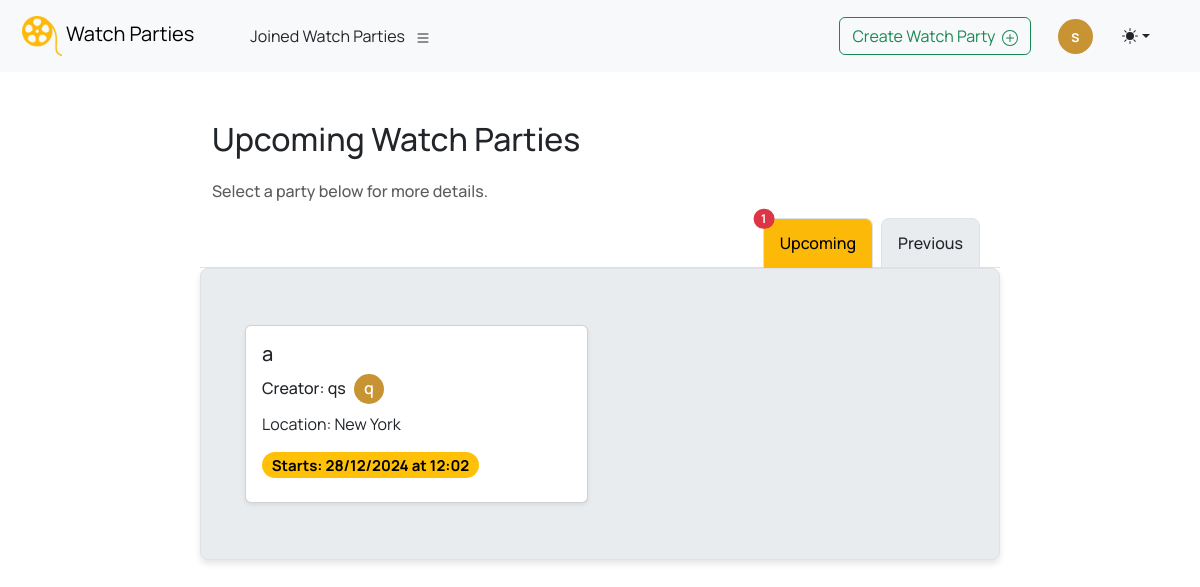
Screenshot of /parties (signed in) with the database file from the repository.
### app/models.py (models this page shows, shortened)
class WatchPartyUser(db.Model):
    __table_args__ = (
        db.UniqueConstraint("user_id", "watch_party_id",
                            name="uix_user_watch_party"),
    )
    id = db.Column(db.Integer, primary_key=True)
    user_id = db.Column(db.Integer, db.ForeignKey("user.id"), nullable=False)
    watch_party_id = db.Column(db.Integer, db.ForeignKey(
        "watch_party.id"), nullable=False)
    joined_at = db.Column(db.DateTime, default=datetime.now(
        timezone.utc), nullable=False)
    rating = db.Column(db.Integer, default=None)

class WatchParty(db.Model):
    id = db.Column(db.Integer, primary_key=True)
    url = db.Column(db.String(32), unique=True,
                    default=lambda: uuid4().hex, nullable=False, index=True)
    title = db.Column(db.String(100), nullable=False)
    movie_id = db.Column(db.Integer, nullable=False)
    description = db.Column(db.String(500))
    location = db.Column(db.String(100))
    start_time = db.Column(db.DateTime, nullable=False)
    updated_at = db.Column(db.DateTime, default=datetime.now(timezone.utc),
                           nullable=False)
    created_by = db.Column(
        db.Integer, db.ForeignKey("user.id"), nullable=False)
    deleted_at = db.Column(db.DateTime, default=None, index=True)
    is_private = db.Column(db.Boolean, default=False, nullable=False)
    watch_party_users = db.relationship(
        "WatchPartyUser", backref="watch_party", lazy="dynamic")
    comments = db.relationship(
        "Comment", backref="watch_party", lazy="dynamic")

class User(db.Model):
    id = db.Column(db.Integer, primary_key=True)
    username = db.Column(db.String(30), unique=True,
                         nullable=False, index=True)
    email = db.Column(db.String(256), nullable=False)
    password_hash = db.Column(db.String(128))
    created_at = db.Column(db.DateTime, default=datetime.now(
        timezone.utc), nullable=False)
    deleted_at = db.Column(db.DateTime, default=None, index=True)
    profile_colour = db.Column(db.String(7), default=lambda: choice(
        list(PROFILE_COLOURS.keys())), nullable=False)
    watch_parties_created = db.relationship(
        "WatchParty", backref="creator", lazy="dynamic")
    watch_parties_joined = db.relationship(
        "WatchPartyUser", backref="user", lazy="dynamic")
    comments = db.relationship("Comment", backref="user", lazy="dynamic")
    reactions = db.relationship(
        "CommentReaction", backref="user", lazy="dynamic")

### app/views.py (the view)
@app.route("/parties", methods=["GET"])
@login_required
def parties():
    upcoming = models.WatchPartyUser.query.join(models.WatchParty).filter(models.WatchPartyUser.user_id == current_user.id, models.WatchParty.start_time >= datetime.now(timezone.utc), models.WatchParty.deleted_at == None).order_by(models.WatchParty.start_time.asc()).all()
    previous = models.WatchPartyUser.query.join(models.WatchParty).filter(models.WatchPartyUser.user_id == current_user.id, models.WatchParty.start_time < datetime.now(timezone.utc), models.WatchParty.deleted_at == None).order_by(models.WatchParty.start_time.desc()).all()
    username=current_user.username
    colour=current_user.profile_colour
    search_form = SearchForm()
    form = WatchPartyForm()
    return render_template("parties.html", title="My Parties", upcoming=upcoming, previous=previous, username=username, colour=colour, search_form=search_form, form=form)

### app/models.py (called while the page is built)
@login.user_loader
def load_user(id):
    return User.query.get(int(id))

### app/templates/parties.html (shortened to what this page needs)
{% extends "base.html" %}
{% block content %}
<h2 class="mt-5 mb-4" id="party-type">Upcoming Watch Parties</h2>
<h6 class="text-muted">Select a party below for more details.</h6>
<div class="row justify-content-center mt-3">
  <ul class="nav nav-tabs d-flex flex-nowrap justify-content-end" role="tablist">
    <li class="nav-item" role="presentation">
      <button id="party-upcoming-btn"
        class="nav-link active flex-shrink-1 px-sm-2 px-md-3 fs-sm-6 fs-md-5 toggle-tab"
        data-bs-toggle="tab"
        data-bs-target="#upcoming"
        type="button"
        role="tab"
        title="View upcoming parties">
        Upcoming
        {% if upcoming %}
        <span class="position-absolute top-0 start-0 translate-middle badge rounded-pill bg-danger">
          {{ upcoming|length }}
        </span>
        {% endif %}
      </button>
    </li>
    <li class="nav-item" role="presentation">
      <button id="party-previous-btn"
        class="nav-link flex-shrink-1 px-sm-2 px-md-3 fs-sm-6 fs-md-5 toggle-tab"
        data-bs-toggle="tab"
        data-bs-target="#previous"
        type="button"
        role="tab"
        title="View previous parties">
        Previous
      </button>
    </li>
  </ul>
  <div class="content-box">
    <div class="tab-content">
      <div class="tab-pane fade show active" id="upcoming">
        {% if not upcoming %}
        <h4 class="text-center my-4">No Upcoming Parties</h4>
        {% else %}
        <div class="container my-4">
          <div class="row row-cols-1 row-cols-sm-1 row-cols-md-2 g-4">
            {% for party in upcoming %}
            <a href="/party/{{ party.watch_party.url }}" class="party-link">
              <div class="col" title="Click for more details">
                <div class="card p-3 shadow-sm">
                  <h5>{{ party.watch_party.title }}</h5>
                  <h6 class="d-flex align-items-center gap-2">
                    Creator: {{ party.watch_party.creator.username }}
                    <div class="d-flex align-items-center justify-content-center rounded-circle text-white" style="width: 30px; height: 30px; background-color: {{ party.watch_party.creator.profile_colour }}">
                      <span class="fs-6 fw-semibold">{{ party.watch_party.creator.username[0] }}</span>
                    </div>
                   </h6>
                  <p>{{ "Location: " + party.watch_party.location if party.watch_party.location else "No location specified" }}</p>
                  <h5><span class="badge rounded-pill text-bg-warning text-wrap" style="max-width: 100%; overflow-wrap: break-word;">Starts: {{ party.watch_party.start_time.strftime('%d/%m/%Y at %H:%M') }}</span></h5>
                </div>
              </div>
            </a>
            {% endfor %}
          </div>
        </div>
        {% endif %}
      </div>
    </div>
  </div>
</div>
{% endblock %}

### app/static/css/styles.css (style rules this page uses)
:root { --primary-yellow: #FDB908; --secondary-yellow: #F8CB27; }
body { font-family: "Manrope", Arial, Helvetica, sans-serif; transition: background-color 0.3s ease-in-out, color 0.3s ease-in-out; min-height: 100vh; margin: 0; }
.nav-tabs .nav-link { border: 1px solid var(--bs-border-color); padding: 0.75rem 2rem; margin-right: 0.5rem; border-radius: 0.5rem 0.5rem 0 0; font-weight: 500; position: relative; background-color: var(--bs-secondary-bg); }
.nav-tabs .nav-link.active { background-color: var(--primary-yellow); border-bottom-color: var(--primary-yellow); color: white; }
.nav-tabs .nav-link.active { color: black; }
.content-box { background-color: var(--bs-secondary-bg); border: 1px solid var(--bs-border-color); border-radius: 0.5rem; padding: 2rem; box-shadow: 0 4px 6px #0000001a; }
.card { cursor: pointer; transition: transform 0.3s ease; }
.nav-link { color: var(--bs-body-color); }
.party-link { text-decoration: none; }

### rows the page displays
WatchPartyUser: watch_party "a", watch_party.creator.username "qs", watch_party.creator "q", watch_party.start_time "28/12/2024 at 12:02"
WatchParty: location "Location: New York"

### other values shown
{{ username[0] }} "s"
{{ upcoming|length }} "1"
